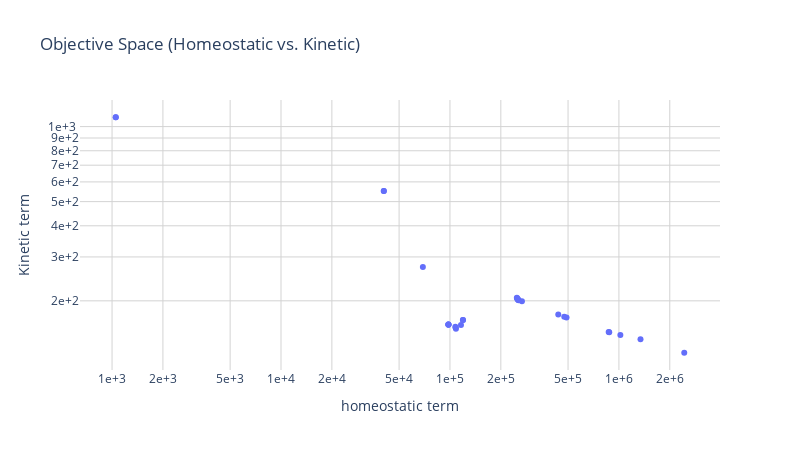

Write notebook code for a chart like this one.
### Code cell
# --- 2) OPTIONAL: Pareto view in objective space (homeostatic vs kinetic) ---
fig2 = go.Figure()
fig2.add_trace(go.Scatter(
    x=homeostatic_arr,
    y=kinetic_arr,
    mode='markers',
    name='Sweep path',
    hovertemplate='homeostatic=%{x:.4g}<br>kinetic=%{y:.4g}<extra></extra>'
))
fig2.update_layout(
    title='Objective Space (Homeostatic vs. Kinetic)',
    template='plotly_white',
    width=800, height=450,
    xaxis=dict(title='homeostatic term',
               gridcolor='lightgray',  # Set x-axis grid color
               type="log", tickformat='.0e'),
    yaxis=dict(
        title='Kinetic term',
        gridcolor='lightgray',  # Set y-axis grid color
        type="log", tickformat='.0e'
        ),
)
fig2.show()

### Figure 1 — Plotly figure (JSON) as saved in the notebook; plotly's stock layout.template omitted (floating-point values rounded to 4 significant figures)
{"data": [{"hovertemplate": "homeostatic=%{x:.4g}<br>kinetic=%{y:.4g}<extra></extra>", "mode": "markers", "name": "Sweep path", "x": [2436000.0, 1342000.0, 1020000.0, 876300.0, 869900.0, 489700.0, 474700.0, 437600.0, 266700.0, 255100.0, 253500.0, 252600.0, 250100.0, 250000.0, 248900.0, 119500.0, 119300.0, 116200.0, 108500.0, 108100.0, 107600.0, 98080.0, 97900.0, 97900.0, 97900.0, 69130.0, 40600.0, 40600.0, 1052.0, 1052.0], "y": [123.8, 140.3, 146.0, 149.6, 149.9, 171.6, 172.6, 176.1, 199.1, 201.3, 201.9, 202.2, 204.3, 204.4, 205.7, 167.5, 167.5, 160.1, 154.6, 156.2, 157.3, 160.5, 160.7, 160.7, 160.7, 273.6, 551.5, 551.5, 1090.0, 1090.0], "type": "scatter"}], "layout": {"xaxis": {"title": {"text": "homeostatic term"}, "gridcolor": "lightgray", "type": "log", "tickformat": ".0e"}, "yaxis": {"title": {"text": "Kinetic term"}, "gridcolor": "lightgray", "type": "log", "tickformat": ".0e"}, "title": {"text": "Objective Space (Homeostatic vs. Kinetic)"}, "width": 800, "height": 450}}
